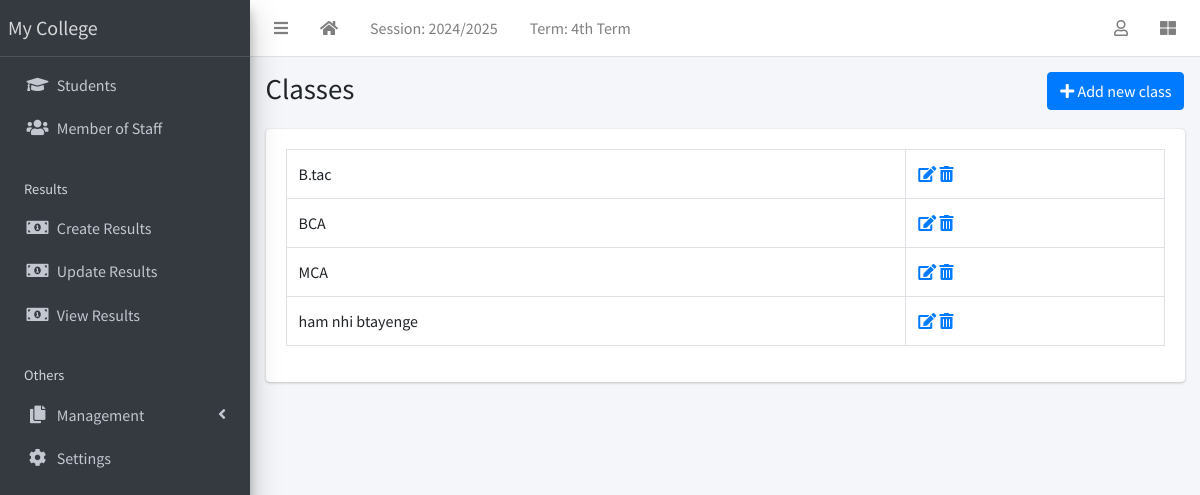
Screenshot of /class/list/ (signed in) with the database file from the repository.
### apps/corecode/models.py (models this page shows, shortened)
class AcademicSession(models.Model):
    name = models.CharField(max_length=200, unique=True)
    current = models.BooleanField(default=True)
    class Meta:
        ordering = ["-name"]

class AcademicTerm(models.Model):
    name = models.CharField(max_length=20, unique=True)
    current = models.BooleanField(default=True)
    class Meta:
        ordering = ["name"]

class StudentClass(models.Model):
    name = models.CharField(max_length=200, unique=True)
    class Meta:
        verbose_name = "Class"
        verbose_name_plural = "Classes"
        ordering = ["name"]
    def __str__(self):
        return self.name

### apps/corecode/views.py (the view)
# urls.py: path("class/list/", ClassListView.as_view(), name="classes"),
class ClassListView(LoginRequiredMixin, SuccessMessageMixin, ListView):
    model = StudentClass
    template_name = "corecode/class_list.html"
    def get_context_data(self, **kwargs):
        context = super().get_context_data(**kwargs)
        context["form"] = StudentClassForm()
        return context

### apps/corecode/context_processors.py (called while the page is built)
def site_defaults(request):
    current_session = AcademicSession.objects.get(current=True)
    current_term = AcademicTerm.objects.get(current=True)
    vals = SiteConfig.objects.all()
    contexts = {
        "current_session": current_session.name,
        "current_term": current_term.name,
    }
    for val in vals:
        contexts[val.key] = val.value
    return contexts

### apps/corecode/templates/corecode/class_list.html (shortened to what this page needs)
{% extends 'base.html' %}
{% load widget_tweaks %}
{% block title %}
Classes
{% endblock title %}
{% block breadcrumb %}
  <a class="btn btn-primary" href="#" data-toggle="modal" data-target="#modal1">
    <i class="fa fa-plus"></i>
    Add new class
  </a>
{% endblock breadcrumb %}
{% block content %}
  <div class="row">
    <div class="col-sm-12">
        <table class="table table-bordered">
          <tbody>
            {% for object in object_list %}
            <tr>
              <td>{{ object }}</td>
              <td><a href="{% url 'class-update' object.id %}"><i
                    class="fa fa-edit"></i></a> <a
                  href="{% url 'class-delete' object.id %}"><i
                    class="fa fa-trash-alt"></i></a></td>
            </tr>
            {% endfor %}
          </tbody>
        </table>
    </div>
  </div>
{% endblock content %}

### templates/base.html (shortened to what this page needs)
{% load static %}
<!DOCTYPE html>
<html lang="en">
<head>
  <link rel="stylesheet" href="{% static 'plugins/fontawesome-free/css/all.min.css' %}">
  <link rel="stylesheet" href="{% static 'plugins/toastr/toastr.min.css' %}">
  <link rel="stylesheet"
    href="{% static 'plugins/overlayScrollbars/css/OverlayScrollbars.min.css' %}">
  <link rel="stylesheet" href="{% static 'plugins/Datatables/datatables.min.css' %}" />
  <link rel="stylesheet" href="{% static 'dist/css/adminlte.min.css' %}">
</head>
<body
  class="hold-transition sidebar-mini layout-fixed layout-navbar-fixed layout-footer-fixed">
  <div class="wrapper">
    <nav class="main-header navbar navbar-expand navbar-white navbar-light">
      <ul class="navbar-nav">
        <li class="nav-item">
          <a class="nav-link" data-widget="pushmenu" href="#" role="button"><i
              class="fas fa-bars"></i></a>
        </li>
        <li class="nav-item d-none d-sm-inline-block">
          <a href="{% url 'home' %} " class="nav-link"><i class="fa fa-home"></i></a>
        </li>
        <li class="nav-item d-none d-sm-inline-block">
          <a href="{% url 'current-session' %}" class="nav-link">Session: {{ current_session }}</a>
        </li>
        <li class="nav-item d-none d-sm-inline-block">
          <a href="{% url 'current-session' %}" class="nav-link">Term: {{ current_term }}</a>
        </li>
      </ul>
      <ul class="navbar-nav ml-auto">
        <li class="nav-item dropdown">
          <a class="nav-link" data-toggle="dropdown" href="#">
            <i class="far fa-user"></i>
          </a>
        </li>
        <li class="nav-item">
          <a class="nav-link" data-widget="control-sidebar" data-slide="true"
            href="#" role="button"><i class="fas fa-th-large"></i></a>
        </li>
      </ul>
    </nav>
    <aside class="main-sidebar sidebar-dark-primary elevation-4">
      <a href="{% url 'home' %}" class="brand-link">My College</a>
      <div class="sidebar">
        <nav class="mt-2">
          <ul class="nav nav-pills nav-sidebar flex-column"
            data-widget="treeview" role="menu" data-accordion="false">
            <li class="nav-item">
              <a href="{% url 'student-list' %}" class="nav-link">
                <i class="nav-icon fas fa-graduation-cap"></i>
                <p>
                  Students
                </p>
              </a>
            </li>
            <li class="nav-item">
              <a href="{% url 'staff-list' %}" class="nav-link">
                <i class="nav-icon fas fa-users"></i>
                <p>
                  Member of Staff
                </p>
              </a>
            </li>
            <li class="nav-header">Results</li>
            <li class="nav-item">
              <a href="{% url 'create-result' %}" class="nav-link">
                <i class="nav-icon fas fa-money-bill-alt"></i>
                <p>
                  Create Results
                </p>
              </a>
            </li>
            <li class="nav-item">
              <a href="{% url 'edit-results' %}" class="nav-link">
                <i class="nav-icon fas fa-money-bill-alt"></i>
                <p>
                  Update Results
                </p>
              </a>
            </li>
            <li class="nav-item">
              <a href="{% url 'view-results' %}" class="nav-link">
                <i class="nav-icon fas fa-money-bill-alt"></i>
                <p>
                  View Results
                </p>
              </a>
            </li>
            <li class="nav-header">Others</li>
            <li class="nav-item has-treeview">
              <a href="#" class="nav-link">
                <i class="nav-icon fas fa-copy"></i>
                <p>
                  Management
                  <i class="fas fa-angle-left right"></i>
                </p>
              </a>
            </li>
            <li class="nav-item">
              <a href="{% url 'configs' %}" class="nav-link">
                <i class="nav-icon fas fa-cog"></i>
                <p>
                  Settings
                </p>
              </a>
            </li>
          </ul>
        </nav>
      </div>
    </aside>
    <div class="content-wrapper">
      <section class="content-header">
        <div class="container-fluid">
          <div class="row mb-1">
            <div class="col-sm-8">
              <h1>{% block title %}{% endblock title %}</h1>
            </div>
            <div class="col-sm-4">
              <ol class="breadcrumb float-sm-right">
                <li class="breadcrumb-item">{% block breadcrumb %}{% endblock breadcrumb %}</li>
              </ol>
            </div>
          </div>
        </div>
      </section>
      <section class="content">
        <div class="container-fluid">
          <div class="row">
            <div class="col-md-12">
              {% block fullcard %}
              <div class="card">
                <div class="card-body">
                  <div class="row">
                    <div class="col">
                      {% block content %}
                      {% endblock content %}
                    </div>
                  </div>
                </div>
              </div>
              {% endblock fullcard %}
            </div>
          </div>
        </div>
      </section>
    </div>
  </div>
</body>
</html>

### rows the page displays
AcademicSession: name "2024/2025"
AcademicTerm: name "4th Term"
StudentClass: name "B.tac"
StudentClass: name "BCA"
StudentClass: name "MCA"
StudentClass: name "ham nhi btayenge"
